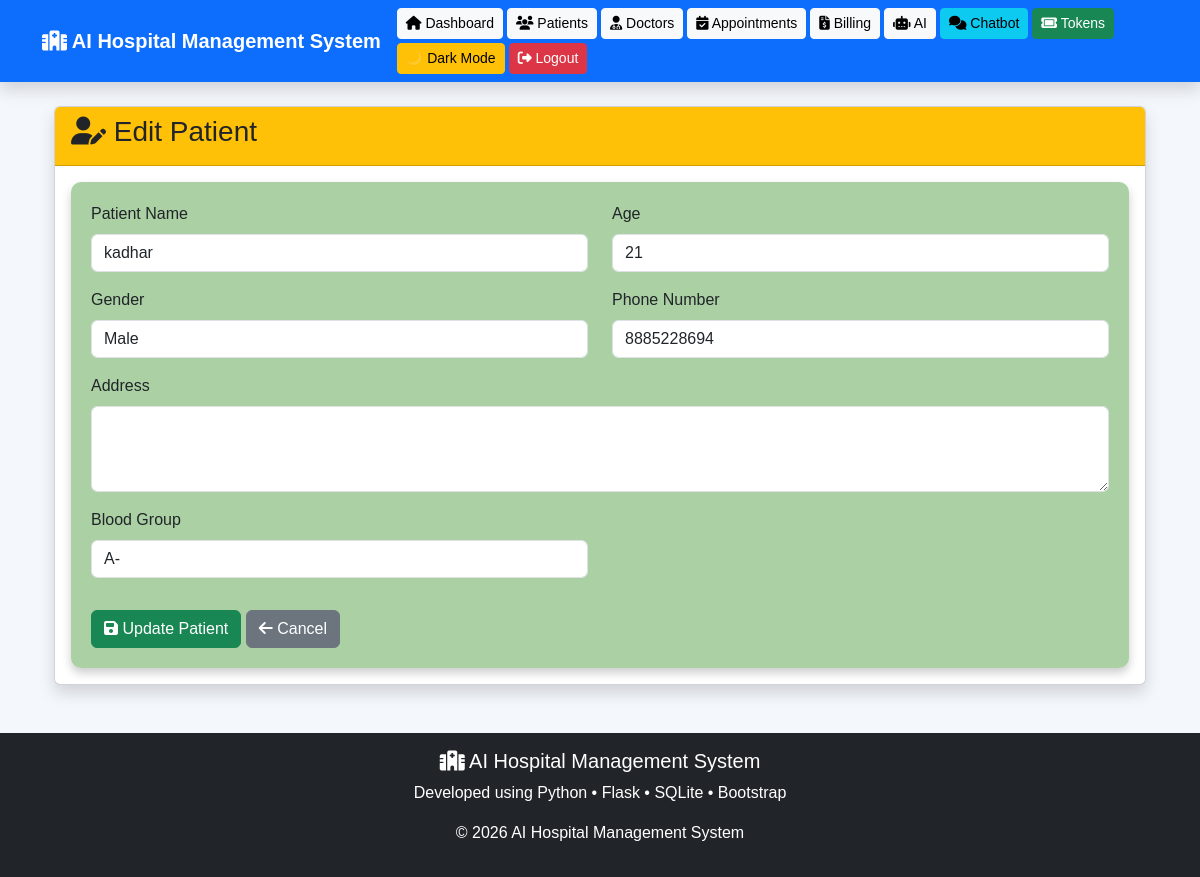
The app's page /edit_patient/2 (signed in) with its own data.
### models.py (models this page shows)
class Patient(db.Model):
    __tablename__ = "patients"
    id = db.Column(db.Integer, primary_key=True)
    name = db.Column(db.String(100), nullable=False)
    age = db.Column(db.Integer)
    gender = db.Column(db.String(20))
    phone = db.Column(db.String(20))
    username = db.Column(db.String(50), unique=True)
    user_id = db.Column(db.Integer, db.ForeignKey("users.id"))
    address = db.Column(db.String(200))
    blood_group = db.Column(db.String(10))
    created_at = db.Column(db.DateTime, default=datetime.utcnow)

### app.py (the view, shortened to what this page needs)
@app.route("/edit_patient/<int:id>", methods=["GET", "POST"])
@login_required
def edit_patient(id):
    patient = Patient.query.get_or_404(id)
    return render_template(
        "edit_patient.html",
        patient=patient
    )

### app.py (called while the page is built)
@login_manager.user_loader
def load_user(user_id):
    return User.query.get(int(user_id))

### templates/edit_patient.html (shortened to what this page needs)
{% extends 'base.html' %}
{% block content %}
<div class="container mt-4">
<div class="card shadow">
<div class="card-header bg-warning text-dark">
<h3>
<i class="fa-solid fa-user-pen"></i>
Edit Patient
</h3>
</div>
<div class="card-body">
<form method="POST">
<div class="row">
<div class="col-md-6 mb-3">
<label class="form-label">
Patient Name
</label>
<input
type="text"
name="name"
class="form-control"
value="{{ patient.name }}"
required>
</div>
<div class="col-md-6 mb-3">
<label class="form-label">
Age
</label>
<input
type="number"
name="age"
class="form-control"
value="{{ patient.age }}"
required>
</div>
<div class="col-md-6 mb-3">
<label class="form-label">
Gender
</label>
<select
name="gender"
class="form-control">
<option value="Male"
{% if patient.gender=="Male" %}selected{% endif %}>
Male
</option>
</select>
</div>
<div class="col-md-6 mb-3">
<label class="form-label">
Phone Number
</label>
<input
type="text"
name="phone"
class="form-control"
value="{{ patient.phone }}"
required>
</div>
<div class="col-md-12 mb-3">
<label class="form-label">
Address
</label>
<textarea
name="address"
class="form-control"
rows="3">{{ patient.address }}</textarea>
</div>
<div class="col-md-6 mb-3">
<label class="form-label">
Blood Group
</label>
<select
name="blood_group"
class="form-control">
<option value="A-"
{% if patient.blood_group=="A-" %}selected{% endif %}>A-</option>
</select>
</div>
</div>
<div class="mt-3">
<button
type="submit"
class="btn btn-success">
<i class="fa-solid fa-floppy-disk"></i>
Update Patient
</button>
<a
href="{{ url_for('patients') }}"
class="btn btn-secondary">
<i class="fa-solid fa-arrow-left"></i>
Cancel
</a>
</div>
</form>
</div>
</div>
</div>
{% endblock %}

### static/style.css (style rules this page uses)
body { background:#f4f7fc; font-family:Arial,Helvetica,sans-serif; }
form { background:rgba(77, 157, 61, 0.473); padding:20px; border-radius:10px; box-shadow:0px 5px 10px rgba(0,0,0,.2); }

### records on screen
Patient: name "kadhar", age "21", gender "Male", phone "8885228694", blood_group "A-"
